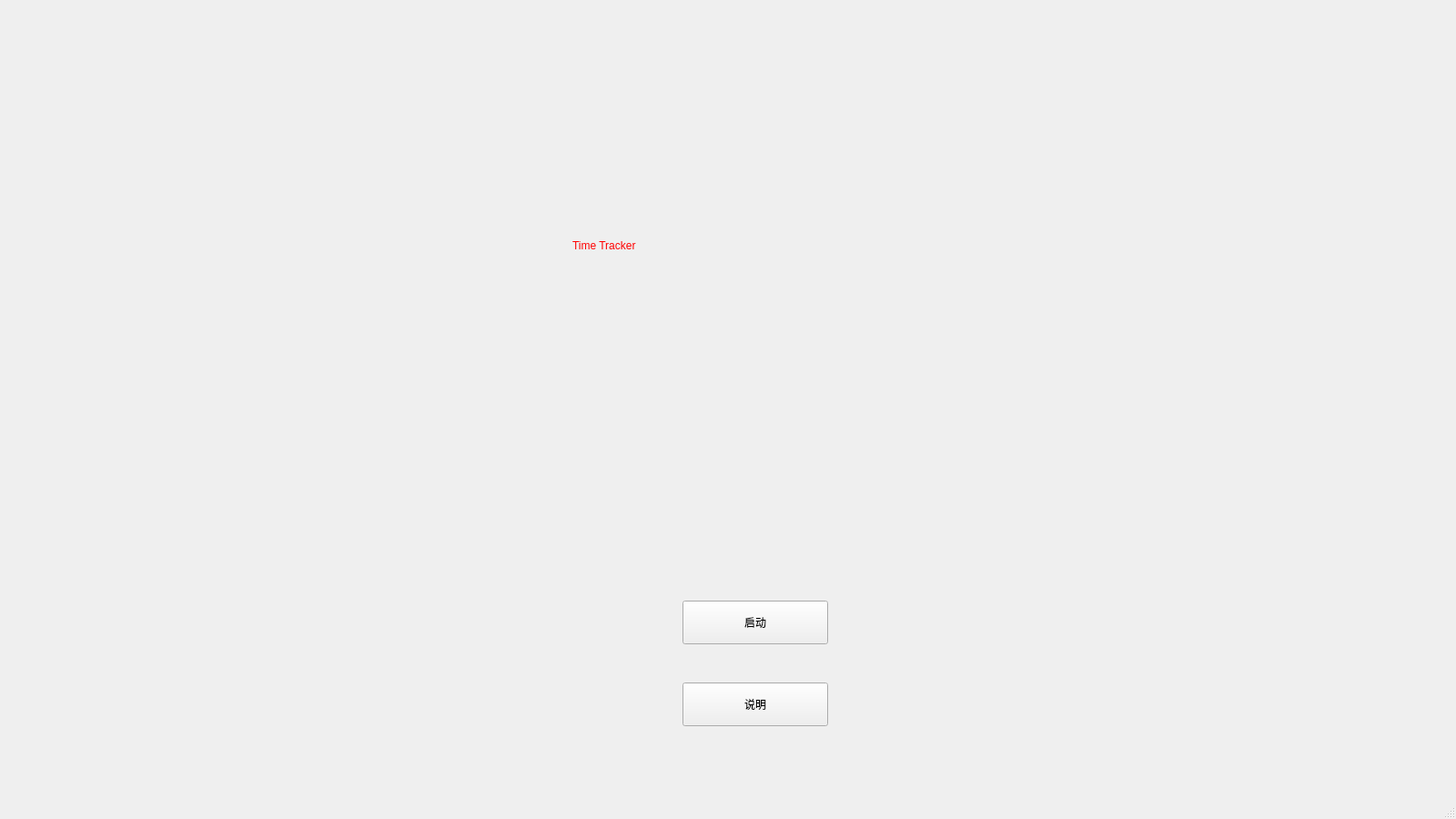
<?xml version="1.0" encoding="UTF-8"?>
<ui version="4.0">
 <class>Menu</class>
 <widget class="QMainWindow" name="Menu">
  <property name="geometry">
   <rect>
    <x>0</x>
    <y>0</y>
    <width>1600</width>
    <height>900</height>
   </rect>
  </property>
  <property name="minimumSize">
   <size>
    <width>640</width>
    <height>480</height>
   </size>
  </property>
  <property name="windowTitle">
   <string>MainWindow</string>
  </property>
  <property name="styleSheet">
   <string notr="true"/>
  </property>
  <widget class="QWidget" name="centralwidget">
   <widget class="QPushButton" name="_intro">
    <property name="geometry">
     <rect>
      <x>750</x>
      <y>750</y>
      <width>160</width>
      <height>48</height>
     </rect>
    </property>
    <property name="text">
     <string notr="true">说明</string>
    </property>
   </widget>
   <widget class="QPushButton" name="_launch">
    <property name="geometry">
     <rect>
      <x>750</x>
      <y>660</y>
      <width>160</width>
      <height>48</height>
     </rect>
    </property>
    <property name="text">
     <string notr="true">启动</string>
    </property>
    <property name="default">
     <bool>false</bool>
    </property>
   </widget>
   <widget class="QFrame" name="frame">
    <property name="geometry">
     <rect>
      <x>-1</x>
      <y>-21</y>
      <width>1611</width>
      <height>901</height>
     </rect>
    </property>
    <property name="styleSheet">
     <string notr="true">#frame{
border-image:url(:/image.jpg)
}</string>
    </property>
    <property name="frameShape">
     <enum>QFrame::StyledPanel</enum>
    </property>
    <property name="frameShadow">
     <enum>QFrame::Raised</enum>
    </property>
    <widget class="QLabel" name="label">
     <property name="geometry">
      <rect>
       <x>630</x>
       <y>240</y>
       <width>491</width>
       <height>101</height>
      </rect>
     </property>
     <property name="styleSheet">
      <string notr="true">QLabel{color:rgb(255, 0, 0);font: 26pt &quot;微软雅黑&quot;;}</string>
     </property>
     <property name="text">
      <string>Time Tracker</string>
     </property>
    </widget>
   </widget>
   <zorder>frame</zorder>
   <zorder>_intro</zorder>
   <zorder>_launch</zorder>
  </widget>
  <widget class="QMenuBar" name="menubar">
   <property name="geometry">
    <rect>
     <x>0</x>
     <y>0</y>
     <width>1600</width>
     <height>21</height>
    </rect>
   </property>
  </widget>
  <widget class="QStatusBar" name="statusbar"/>
 </widget>
 <resources/>
 <connections/>
</ui>
